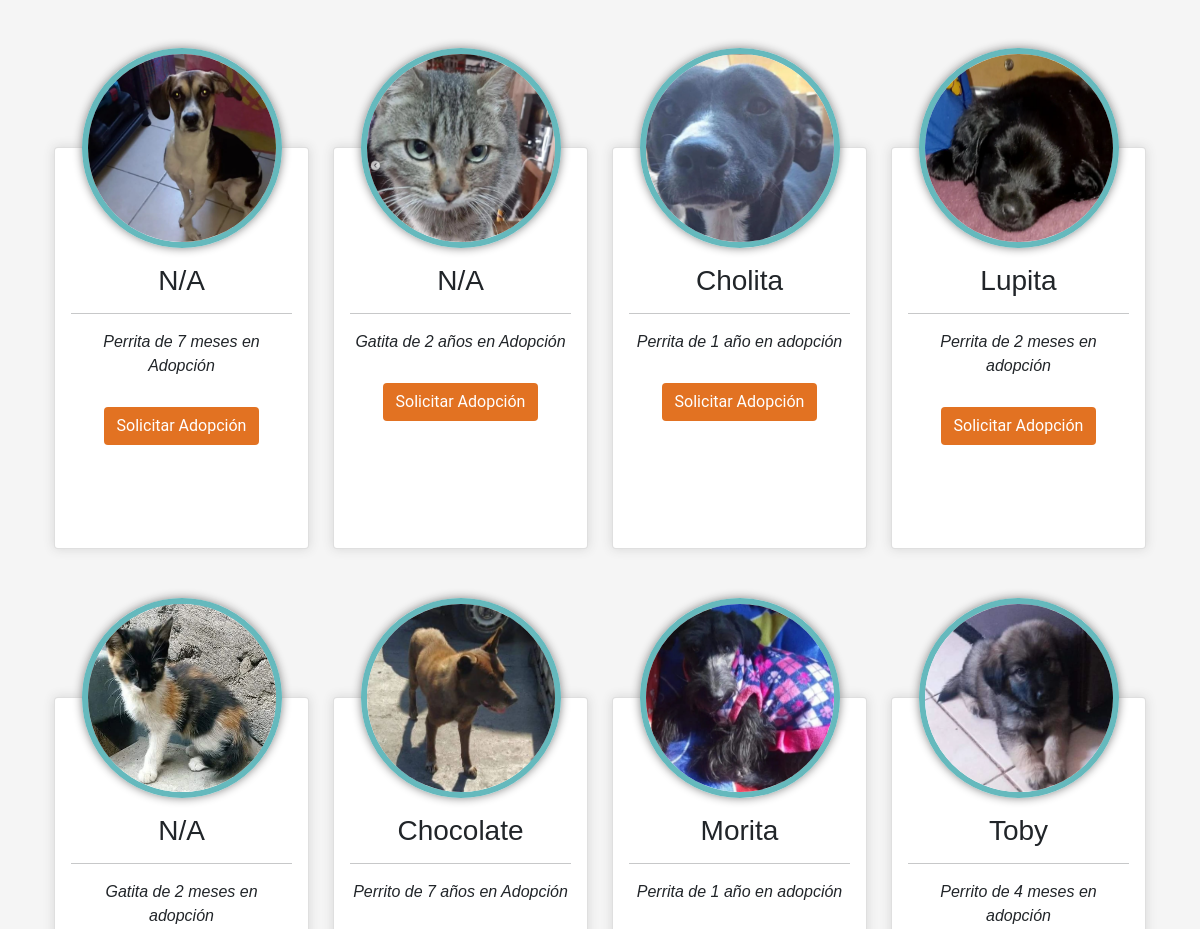
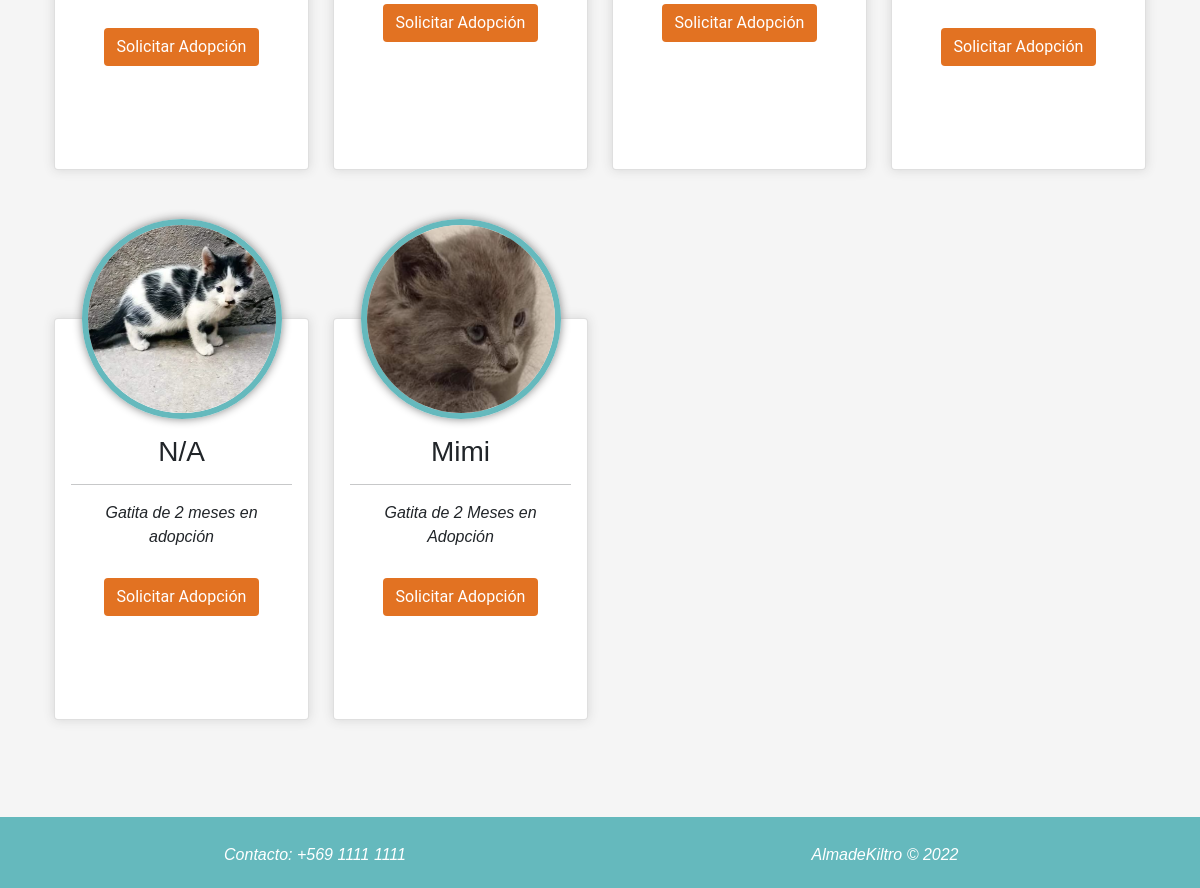
Before: / (lower part) with the older database file (2 pictures, top to bottom).
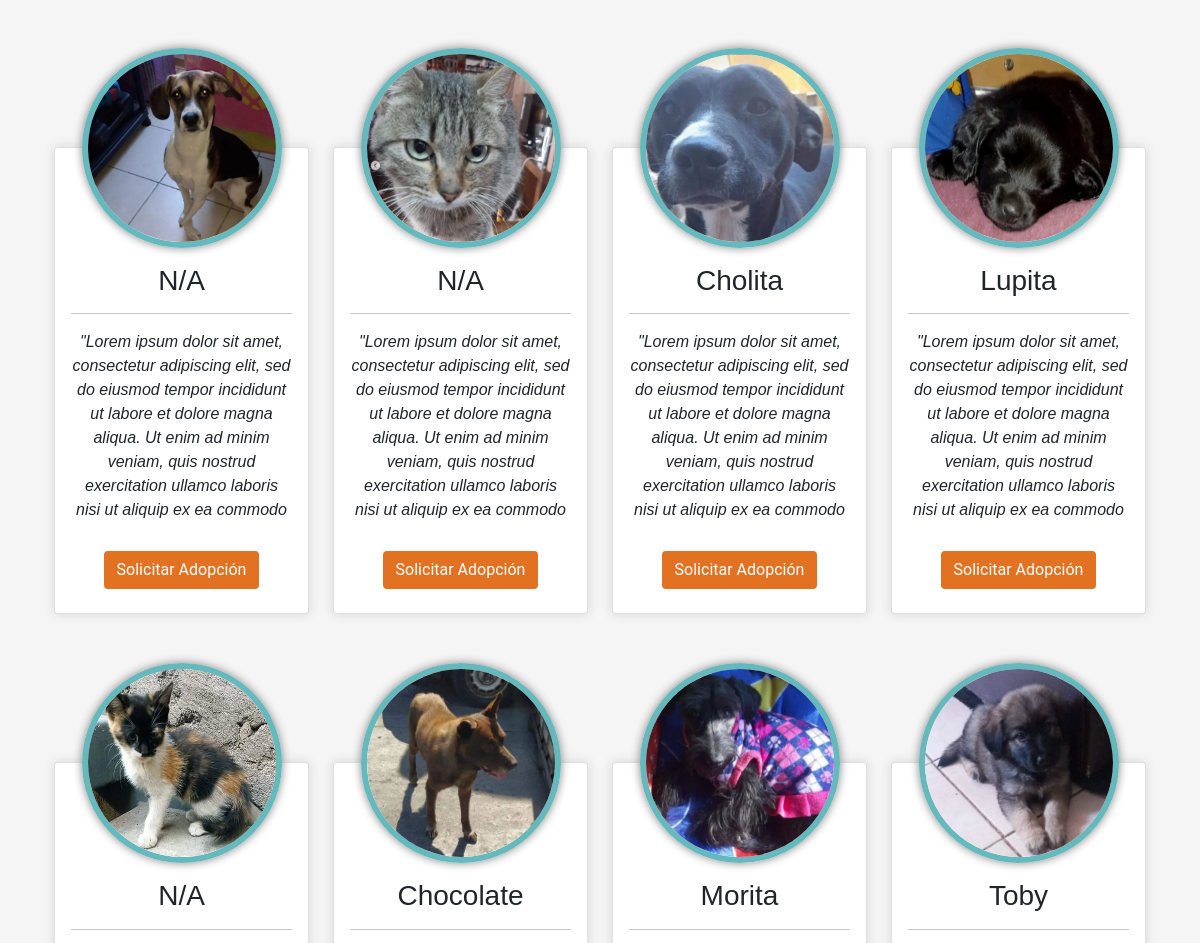
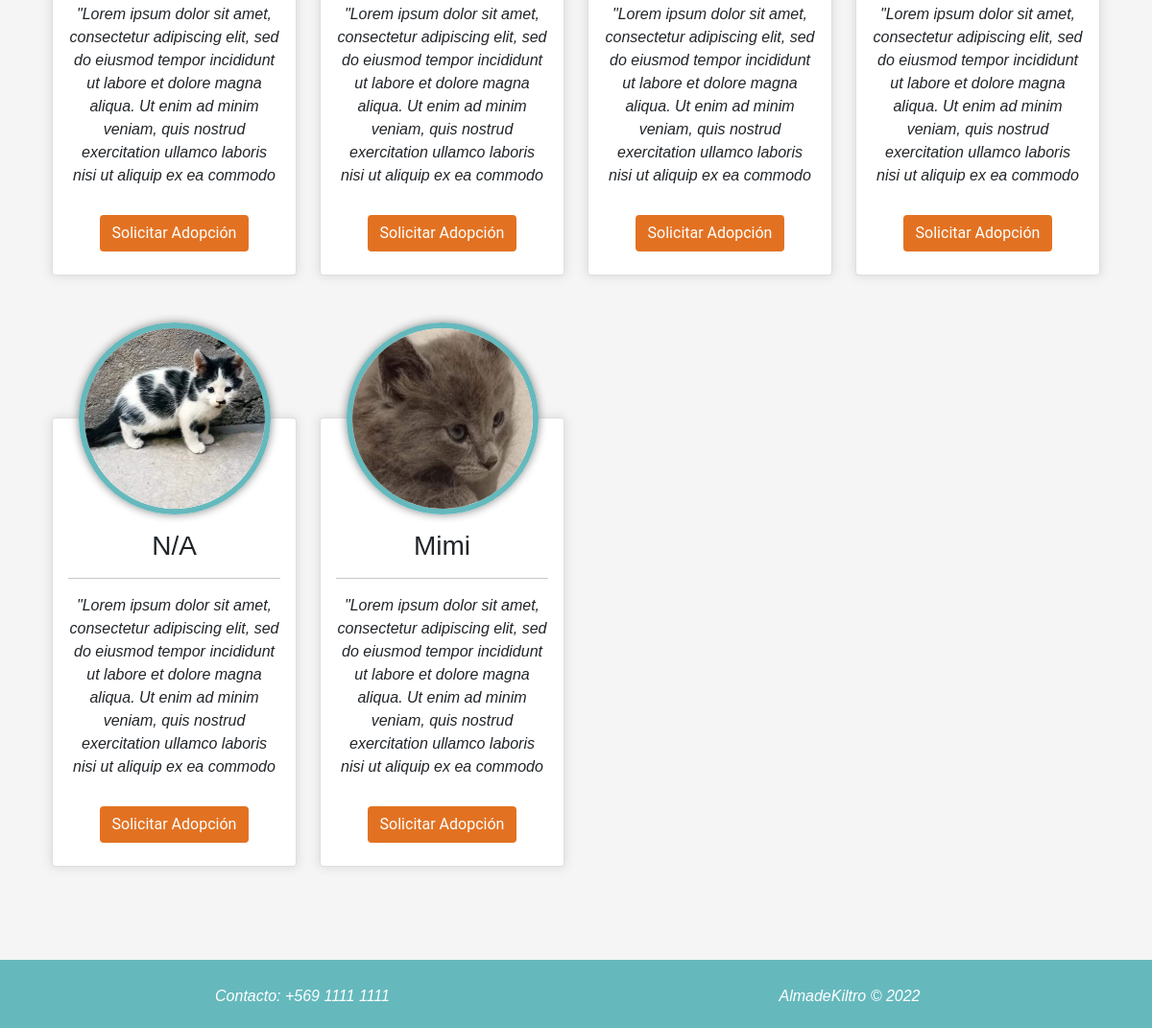
After: the same page with the newer database file (2 pictures, top to bottom).
### app/models.py (models this page shows, shortened)
class Mascota(models.Model):
    nombre_mascota = models.CharField(max_length=250)
    imagen = models.ImageField(upload_to="mascota", null=True)
    edad_mascota = models.CharField(max_length=250)
    sexo = models.IntegerField(choices=opciones_sexo)
    descripcion = models.TextField()
    tamaño = models.IntegerField(choices=opciones_tamaño)
    peso = models.CharField(max_length=250)
    especie = models.ForeignKey(Especie, on_delete=models.PROTECT)
    raza = models.ForeignKey(Raza, on_delete=models.PROTECT)

### app/views.py (the view)
# urls.py: 2. Add a URL to urlpatterns:  path('', views.home, name='home')
def home(request):
    queryset = request.POST.get("buscar")
    queryset2 = request.POST.get("buscar2")
    filtro = []
    if queryset != None and queryset != '-1':
        filtro.append(('especie' , int(queryset)))
    if queryset2 != None and queryset2 != '-1':
        filtro.append(('sexo' , int(queryset2)))
    mascotas = Mascota.objects.all()
    if len(filtro) > 0 :
        mascotas = Mascota.objects.filter(
            *filtro
    )
    data = {
        'mascotas': mascotas,
        'mensaje': "Lo sentimos no hay mascotas"
    }
    return render(request, 'app/home.html', data)

### app/templates/app/home.html (shortened to what this page needs)
{% extends 'app/base.html' %}
{% load static %}
{% block css %}
<link rel="stylesheet" href="{% static 'app/css/mascotas.css' %}">
{% endblock %}
{% block contenido %}
<div class="container ">
    <div class="row mt-5">{% for m in mascotas %}
        <div class="col-lg-3 col-md-4 col-xs-4 offset-xs-4 ">
            <div class="card sombra text-center mb-5">
                {% if m.imagen %}
                <img src="{{ m.imagen.url }}" class="img-fluid mascota mx-auto" alt="...">
                {% endif %}
                <div class="card-body cardMascota">
                    <div class="marginCard">
                        <h3>{{ m.nombre_mascota}}</h3>
                        <hr>
                        <p>{{ m.descripcion }}</p>
                    </div>
                    <div class="pt-3 pb-2">
                        <a href="{% url 'solicitud_adopcion'%}" class="btn btn-outline linkSolicitar text-center mt-2">Solicitar Adopción</a>
                    </div>
                </div>
            </div>
        </div>
        {% endfor %}
    </div>
</div>
{% endblock %}

Changed rows visible on the page:
changed Mascota (number 1 of 10 on the later page): descripcion "Perrita de 7 meses en Adopción" → "\"Lorem ipsum dolor sit amet, consectetur adipiscing elit, sed do eiusmod tempor incididunt ut labore et dolore magna aliqua. Ut enim ad minim veniam, quis nostrud exercitation ullamco laboris nisi ut aliquip ex ea commodo"
changed Mascota (number 2 of 10 on the later page): descripcion "Gatita de 2 años en Adopción" → "\"Lorem ipsum dolor sit amet, consectetur adipiscing elit, sed do eiusmod tempor incididunt ut labore et dolore magna aliqua. Ut enim ad minim veniam, quis nostrud exercitation ullamco laboris nisi ut aliquip ex ea commodo"
changed Mascota "Cholita": descripcion "Perrita de 1 año en adopción" → "\"Lorem ipsum dolor sit amet, consectetur adipiscing elit, sed do eiusmod tempor incididunt ut labore et dolore magna aliqua. Ut enim ad minim veniam, quis nostrud exercitation ullamco laboris nisi ut aliquip ex ea commodo"
changed Mascota "Lupita": descripcion "Perrita de 2 meses en adopción" → "\"Lorem ipsum dolor sit amet, consectetur adipiscing elit, sed do eiusmod tempor incididunt ut labore et dolore magna aliqua. Ut enim ad minim veniam, quis nostrud exercitation ullamco laboris nisi ut aliquip ex ea commodo"
changed Mascota (number 5 of 10 on the later page): descripcion "Gatita de 2 meses en adopción" → "\"Lorem ipsum dolor sit amet, consectetur adipiscing elit, sed do eiusmod tempor incididunt ut labore et dolore magna aliqua. Ut enim ad minim veniam, quis nostrud exercitation ullamco laboris nisi ut aliquip ex ea commodo"
changed Mascota "Chocolate": descripcion "Perrito de 7 años en Adopción" → "\"Lorem ipsum dolor sit amet, consectetur adipiscing elit, sed do eiusmod tempor incididunt ut labore et dolore magna aliqua. Ut enim ad minim veniam, quis nostrud exercitation ullamco laboris nisi ut aliquip ex ea commodo"
changed Mascota "Morita": descripcion "Perrita de 1 año en adopción" → "\"Lorem ipsum dolor sit amet, consectetur adipiscing elit, sed do eiusmod tempor incididunt ut labore et dolore magna aliqua. Ut enim ad minim veniam, quis nostrud exercitation ullamco laboris nisi ut aliquip ex ea commodo"
changed Mascota "Toby": descripcion "Perrito de 4 meses en adopción" → "\"Lorem ipsum dolor sit amet, consectetur adipiscing elit, sed do eiusmod tempor incididunt ut labore et dolore magna aliqua. Ut enim ad minim veniam, quis nostrud exercitation ullamco laboris nisi ut aliquip ex ea commodo"
changed Mascota (number 9 of 10 on the later page): descripcion "Gatita de 2 meses en adopción" → "\"Lorem ipsum dolor sit amet, consectetur adipiscing elit, sed do eiusmod tempor incididunt ut labore et dolore magna aliqua. Ut enim ad minim veniam, quis nostrud exercitation ullamco laboris nisi ut aliquip ex ea commodo"
changed Mascota "Mimi": descripcion "Gatita de 2 Meses en Adopción" → "\"Lorem ipsum dolor sit amet, consectetur adipiscing elit, sed do eiusmod tempor incididunt ut labore et dolore magna aliqua. Ut enim ad minim veniam, quis nostrud exercitation ullamco laboris nisi ut aliquip ex ea commodo"
